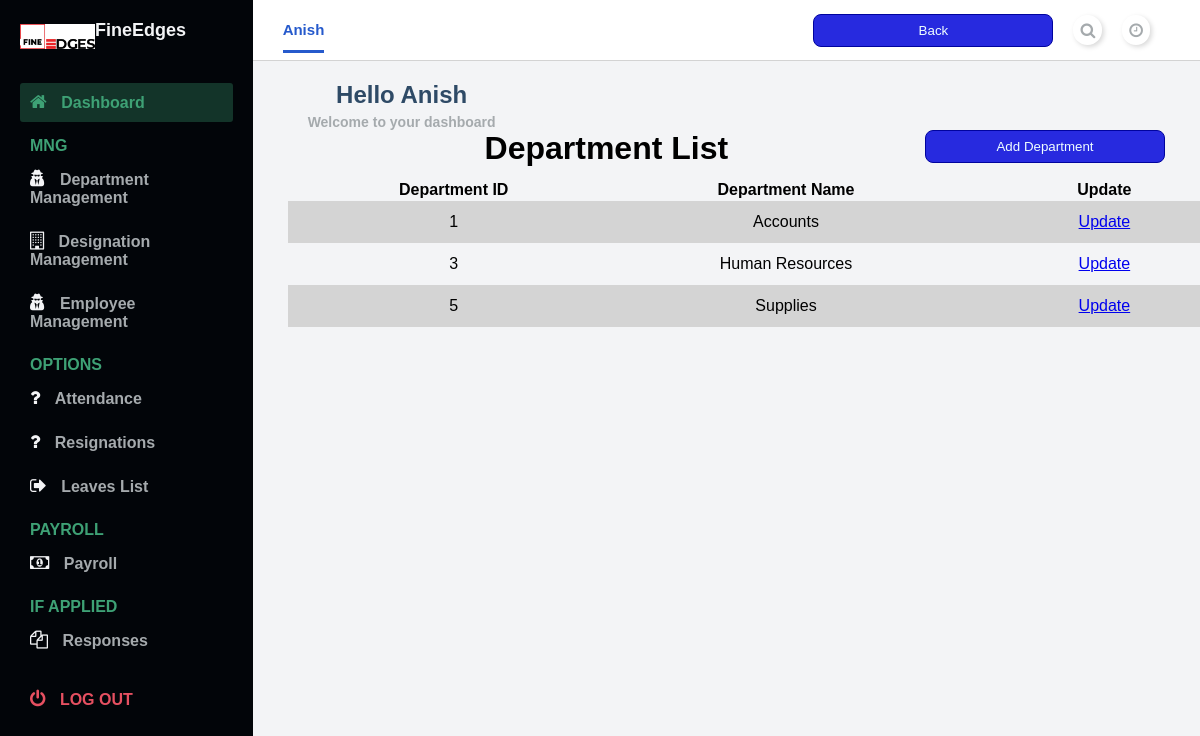
/department-list (signed in), run on the app's committed database.
### loginanddashboard/models.py (models this page shows, shortened)
class Department(models.Model):
    department_name = models.CharField(max_length=100)

### loginanddashboard/views.py (the view)
# urls.py: path("department-list", login_required(login_url='login')(views.DepartmentListView.as_view()), name="deplist"),
class DepartmentListView(ListView):
    template_name = "loginanddashboard/department_list.html"
    @method_decorator(decorators.allowed_users(allowed_roles=['HR','HOD','admin']))
    def dispatch(self, *args, **kwargs):
        return super().dispatch(*args, **kwargs)
    model = models.Department
    context_object_name = "departments"

### loginanddashboard/templates/loginanddashboard/department_list.html (shortened to what this page needs)
{% extends 'base.html' %}
{% load static %}
{% block css_files %}
    <link rel="stylesheet" href="{% static "loginanddashboard/department_details.css" %}">
{% endblock css_files %}
    {% block content %}
    <button><a href="{% url 'depadd' %}">Add Department</a></button>
    <h1>Department List</h1>
			<table class="table table-sm">
				<tr>
					<th>Department ID</th>
					<th>Department Name</th>
					<th>Update</th>
				</tr>
				{% for department in departments %}
				<tr>
					<td>{{department.id}}</td>
					<td>{{department.department_name}}</td>
					<td><a class="btn btn-sm btn-info" href="{% url 'depupdate' department.id %}">Update</a></td>
				</tr>
				{% endfor %}
			</table>
    {% endblock %}

### templates/base.html (shortened to what this page needs)
{% load static %}
<!DOCTYPE html>
<html lang="en">
  <head>
    <link
      rel="stylesheet"
      href="https://stackpath.bootstrapcdn.com/font-awesome/4.7.0/css/font-awesome.min.css"
    />
    <link rel="stylesheet" href="{% static 'base.css' %}" />
    {% block css_files %}
    {% endblock css_files %}
  </head>
  <body id="body">
    <div class="container">
      <nav class="navbar">
        <div class="navbar__left">
          <a class="active_link" href="#">{{request.user}}</a>
        </div>
        <div class="navbar__right">
        <button><a href="{% url 'home' %}">Back</a></button>
          <a href="#">
            <i class="fa fa-search" aria-hidden="true"></i>
          </a>
          <a href="#">
            <i class="fa fa-clock-o" aria-hidden="true"></i>
          </a>
        </div>
      </nav>
      <main>
        <div class="main__container">
          <div class="main__title">
            <div class="main__greeting">
              <h1>Hello {{request.user}}</h1>
              <p>Welcome to your dashboard</p>
            </div>
          </div>
        {% block content %}
        {% endblock content %}
        </div>
      </main>
      <div id="sidebar">
        <div class="sidebar__title">
          <div class="sidebar__img">
            <img src="{% static 'loginanddashboard/images/finedgeslogo.jpeg' %}" alt="logo" />
            <h1>FineEdges</h1>
          </div>
        </div>
        <div class="sidebar__menu">
          <div class="sidebar__link active_menu_link">
            <i class="fa fa-home"></i>
            <a href="{% url 'home' %}">Dashboard</a>
          </div>
          <h2>MNG</h2>
          <div class="sidebar__link">
            <i class="fa fa-user-secret" aria-hidden="true"></i>
            <a href="{% url 'deplist' %}">Department Management</a>
          </div>
          <div class="sidebar__link">
            <i class="fa fa-building-o"></i>
            <a href="{% url 'deslist' %}">Designation Management</a>
          </div>
          <div class="sidebar__link">
            <i class="fa fa-user-secret"></i>
            <a href="{% url 'emplist' %}">Employee Management</a>
          </div>
          <h2>OPTIONS</h2>
         <div class="sidebar__link">
            <i class="fa fa-question"></i>
            <a href="{% url 'empupload' %}">Attendance</a>
          </div>
          <div class="sidebar__link">
            <i class="fa fa-question"></i>
            <a href="{% url 'empreslist' %}">Resignations</a>
          </div>
          <div class="sidebar__link">
            <i class="fa fa-sign-out"></i>
            <a href="{% url 'emplevlist' %}">Leaves List</a>
          </div>
          <h2>PAYROLL</h2>
          <div class="sidebar__link">
            <i class="fa fa-money"></i>
            <a href="{% url 'paycal' %}">Payroll</a>
          </div>
          <h2>IF APPLIED</h2>
          <div class="sidebar__link">
            <i class="fa fa-files-o"></i>
            <a href="{% url 'responses' %}">Responses</a>
          </div>
          <div class="sidebar__logout">
            <i class="fa fa-power-off"></i>
            <a href="{% url "logout" %}">Log out</a>
          </div>
        </div>
      </div>
    </div>
  </body>
</html>

### static/base.css (style rules this page uses)
* { margin: 0; padding: 0; }
body { box-sizing: border-box; font-family: "Lato", sans-serif; }
.container { display: grid; height: 100vh; grid-template-columns: 0.8fr 1fr 1fr 1fr; grid-template-rows: 0.2fr 3fr; grid-template-areas: "sidebar nav nav nav" "sidebar main main main"; }
.navbar { background: #ffffff; grid-area: nav; height: 60px; display: flex; align-items: center; justify-content: space-between; padding: 0 30px 0 30px; border-bottom: 1px solid lightgray; }
.navbar__left > a { margin-right: 30px; text-decoration: none; color: #a5aaad; font-size: 15px; font-weight: 700; }
.navbar__left .active_link { color: #265acc; border-bottom: 3px solid #265acc; padding-bottom: 12px; }
.navbar__right { display: flex; justify-content: center; align-items: center; }
.navbar__right > a { margin-left: 20px; text-decoration: none; }
.navbar__right > a > i { color: #a5aaad; font-size: 16px; border-radius: 50px; background: #ffffff; box-shadow: 2px 2px 5px #d9d9d9, -2px -2px 5px #ffffff; padding: 7px; }
main { background: #f3f4f6; grid-area: main; overflow-y: auto; }
.main__container { padding: 20px 35px; }
.main__title { display: flex; align-items: center; }
.main__greeting > h1 { font-size: 24px; color: #2e4a66; margin-bottom: 5px; }
.main__greeting > p { font-size: 14px; font-weight: 700; color: #a5aaad; }
#sidebar { background: #020509; grid-area: sidebar; overflow-y: auto; padding: 20px; -webkit-transition: all 0.5s; transition: all 0.5s; }
.sidebar__title { display: flex; justify-content: space-between; align-items: center; color: #f3f4f6; margin-bottom: 30px; }
.sidebar__img { display: flex; align-items: center; }
.sidebar__title > div > img { width: 75px; object-fit: contain; }
.sidebar__title > div > h1 { font-size: 18px; display: inline; }
.sidebar__menu > h2 { color: #3ea175; font-size: 16px; margin-top: 15px; margin-bottom: 5px; padding: 0 10px; font-weight: 700; }
.sidebar__link { color: #f3f4f6; padding: 10px; border-radius: 3px; margin-bottom: 5px; }
.active_menu_link { background: rgba(62, 161, 117, 0.3); color: #3ea175; }
.active_menu_link a { color: #3ea175 !important; }
.sidebar__link > a { text-decoration: none; color: #a5aaad; font-weight: 700; }
.sidebar__link > i { margin-right: 10px; font-size: 18px; }
.sidebar__logout { margin-top: 20px; padding: 10px; color: #e65061; }
.sidebar__logout > a { text-decoration: none; color: #e65061; font-weight: 700; text-transform: uppercase; }
.sidebar__logout > i { margin-right: 10px; font-size: 18px; }
button a:link { text-decoration: none; color: azure; }

### loginanddashboard/static/loginanddashboard/department_details.css (style rules this page uses)
body { font-family: sans-serif; margin: 0; }
h1 { text-align: center; font-weight: bold; margin-bottom: 12px; }
button { cursor: pointer; padding: 0.5rem 1.5rem; border-radius: 8px; background-color: rgb(39, 42, 223); color: white; border: 1px solid rgb(0, 3, 158); width: 15rem; position: relative; float: right; }
button a:link { text-decoration: none; color: azure; }
.table, th, td { width: 80rem; padding: 2px 2px; border-collapse: collapse; }
.table td { text-align: center; padding: 12px 2px; }
.table tr:nth-child(even) { background-color: #d4d4d4; }

### data on the page
Department: id "1", department_name "Accounts"
Department: id "3", department_name "Human Resources"
Department: id "5", department_name "Supplies"

### other printed values
{{ request.user }} "Anish"
